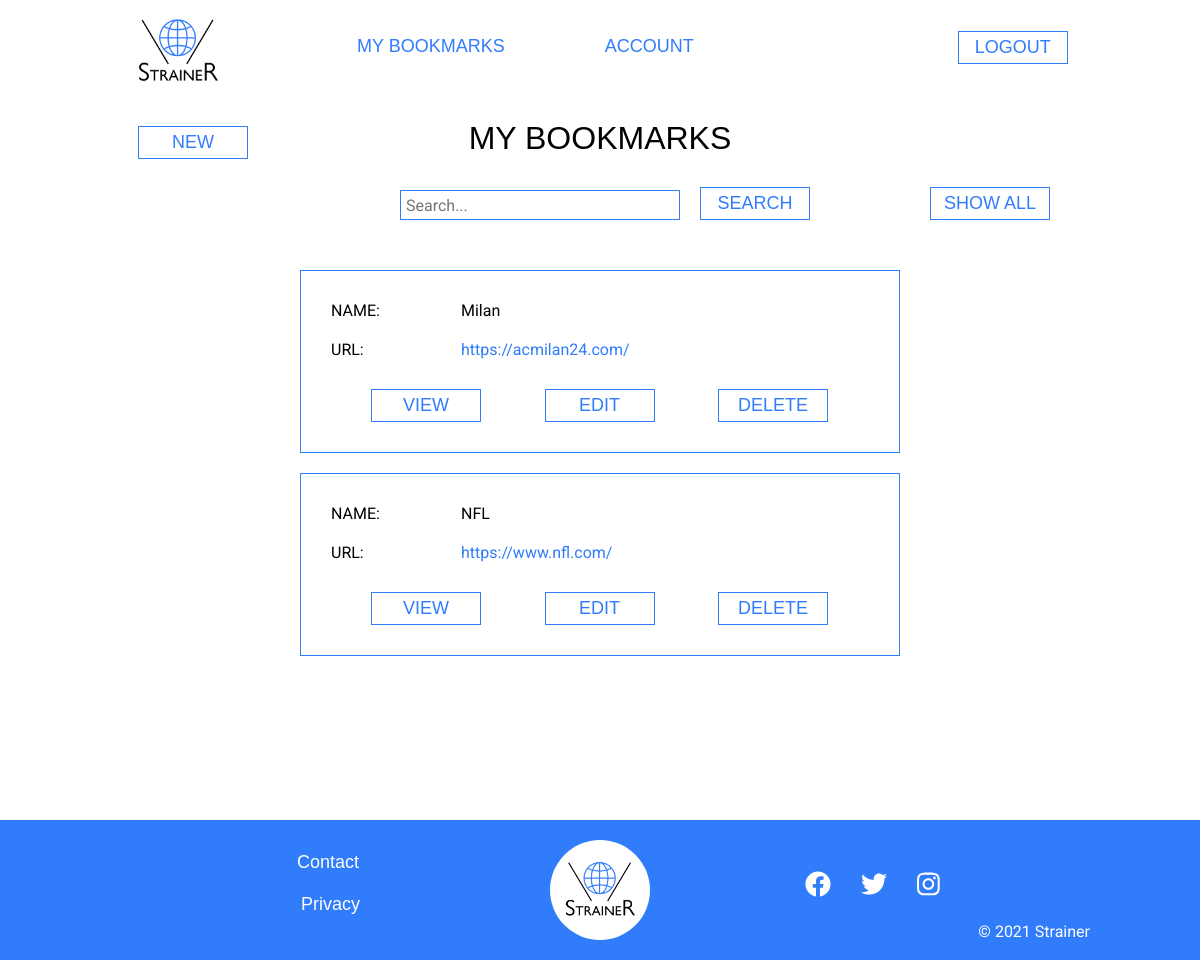
The app's page /my-bookmarks (signed in) with its own data.
### tables this page shows
CREATE TABLE bookmarks 
		(bookmark_id INTEGER PRIMARY KEY AUTOINCREMENT,
		name TEXT,
		category TEXT,
		url TEXT,
		notes TEXT,
		user_id INTEGER,
		FOREIGN KEY(user_id) REFERENCES users(user_id));

### views_auth.py (the view)
@views_auth.route('/my-bookmarks', methods=['GET','POST'])
@requires_login
def my_bookmarks():
	conn = sqlite3.connect(db_location)
	cursor = conn.cursor()
	query_user = "SELECT * FROM users WHERE email=?"
	cursor.execute(query_user,(session['email'],))
	user_info = cursor.fetchall()
	if user_info == []:
		pass
	else:
		session['user_id'] = user_info[0][0]
		user_id = user_info[0][0]
	user_id = session['user_id']
	if request.form.get('search_bookmark') == 'search_bookmark':
		search_term = request.form.get('search_term')
		conn = sqlite3.connect(db_location)
		cursor = conn.cursor()
		query_search = "SELECT * FROM bookmarks WHERE ((name LIKE ?) OR (category LIKE ?) OR (url LIKE ?) OR (notes LIKE ?)) AND user_id=? ORDER BY name";
		cursor.execute(query_search,(f"%{search_term}%",f"%{search_term}%",f"%{search_term}%",f"%{search_term}%",user_id))
		user_bookmarks_search = cursor.fetchall()
		conn.close()
		if user_bookmarks_search == []:
			user_bookmarks = user_bookmarks_search
			flash('Sorry, no specified bookmarks found. Please try again.', category='search_error')
		else:
			user_bookmarks = user_bookmarks_search
			flash('Result(s) for: "' + search_term + '"', category='search_success')
	elif request.form.get('show_all_bookmarks') == 'show_all_bookmarks':
		query_bookmarks = "SELECT * FROM bookmarks WHERE user_id=? ORDER BY name"
		cursor.execute(query_bookmarks,(user_id,))
		user_bookmarks = cursor.fetchall()
		conn.close()
	else:
		query_bookmarks = "SELECT * FROM bookmarks WHERE user_id=? ORDER BY name"
		cursor.execute(query_bookmarks,(user_id,))
		user_bookmarks = cursor.fetchall()
		conn.close()
	if request.form.get('view_bookmark') == 'view_bookmark':
		bookmark_id = request.form.get('hidden_bookmark_id')
		session['bookmark_id'] = bookmark_id
		return redirect(url_for('views_auth.view_bookmark'))
	if request.form.get('edit_bookmark') == 'edit_bookmark':
		bookmark_id = request.form.get('hidden_bookmark_id')
		session['bookmark_id'] = bookmark_id
		return redirect(url_for('views_auth.edit_bookmark'))
	if request.form.get('delete_bookmark') == 'delete_bookmark':
		bookmark_id = request.form.get('hidden_bookmark_id')
		session['bookmark_id'] = bookmark_id
		return redirect(url_for('views_auth.delete_bookmark'))
	return render_template("auth/my_bookmarks.html", user_bookmarks=user_bookmarks)

### __init__.py (called while the page is built)
def requires_login(f):
    @wraps(f)
    def decorated(*args,**kwargs):
        status = session.get('logged',False)
        if not status:
            return redirect(url_for('views_public.login'))
        return f(*args,**kwargs)
    return decorated

### templates/auth/my_bookmarks.html (shortened to what this page needs)
{% extends "base.html" %}
{% block content %}
	<div class="new-bookmark">
		<a href="/new-bookmark">NEW</a>
	</div>
	<h1>MY BOOKMARKS</h1>
	<div id="search-main-container">
		<div id="search-container">
			<form method="POST" autocomplete="off">
		        <input title="Search form - main navigation menu" type="text" name="search_term" placeholder="Search..." />
		        <button type="submit">SEARCH</button>
		    </form>
		</div>
		<div id="show-all-container">
			<form method="POST">
		        <button type="submit">SHOW ALL</button>
		    </form>
		</div>
	</div>
	<div id="my-bookmarks-main-container">
	{% for user_bookmark in user_bookmarks %}
		<div>
			<div>
				<p>NAME:</p>
				<p>{{ user_bookmark[1] }}</p>
				<p>URL:</p>
				<p><a href="{{ user_bookmark[3] }}" target="_blank">{{ user_bookmark[3] }}</a></p>
			</div>
			<div>
				<form method="POST">
					<button type="submit">VIEW</button>
				</form>
				<form method="POST">
					<button type="submit">EDIT</button>
				</form>
				<form method="POST">
					<button type="submit">DELETE</button>
				</form>
			</div>
		</div>
	{% endfor %}
	</div>
{% endblock %}

### static/css/main.css (style rules this page uses)
* { margin: 0; padding: 0; box-sizing: border-box; font-family: Roboto, Arial, sans-serif; -webkit-tap-highlight-color: rgba(0,0,0,0); -webkit-tap-highlight-color: transparent; }
body { background-color: #fff; color: #000; font-size: 16px; min-width: 275px; }
form { border: 1px solid #307cfb; width: 530px; height: auto; overflow: auto; margin: auto; margin-top: 40px; padding-top: 10px; padding-bottom: 30px; }
h1 { font-family: gill-sans-nova, sans-serif; font-style: normal; font-weight: 400; color: #000; text-align: center; }
div.new-bookmark { text-align: center; position: absolute; left: 0; right: 0; margin: auto; margin-top: 6px; width: 924px; }
div.new-bookmark a { font-size: 1.125em; font-family: gill-sans-nova, sans-serif; font-style: normal; font-weight: 400; text-decoration: none; color: #307cfb; background-color: #fff; border: 1px solid #307cfb; display: block; padding: 5px 10px; text-align: center; width: 110px; transition: color 0.4s, background-color 0.4s, border 0.4s; }
#search-main-container { width: 900px; margin: auto; margin-bottom: 20px; overflow: auto; }
#search-container { float: left; }
#show-all-container { float: right; }
#search-container form { margin-top: 20px; width: 700px; border: none; }
#search-container form input { width: 280px; height: 30px; float: left; margin-top: 3px; margin-left: 250px; border-radius: 0; font-size: 1em; font-family: Roboto, Arial, sans-serif; padding-left: 5px; padding-right: 5px; background-color: #fff; color: #000; border: 1px solid #307cfb; transition: border 0.4s; }
#search-container form button { display: block; font-size: 1.125em; font-family: gill-sans-nova, sans-serif; font-style: normal; font-weight: 400; color: #307cfb; background-color: #fff; padding: 5px 10px; width: 110px; float: left; margin-left: 20px; border: 1px solid #307cfb; transition: color 0.4s, background-color 0.4s, border 0.4s; }
#show-all-container form { margin-top: 20px; width: 150px; border: none; }
#show-all-container form button { display: block; font-size: 1.125em; font-family: gill-sans-nova, sans-serif; font-style: normal; font-weight: 400; color: #307cfb; background-color: #fff; padding: 5px 10px; width: 120px; float: right; margin-left: 20px; border: 1px solid #307cfb; transition: color 0.4s, background-color 0.4s, border 0.4s; }
#my-bookmarks-main-container { width: 1000px; }
#my-bookmarks-main-container > div { width: 600px; overflow: auto; margin: auto; margin-bottom: 20px; padding: 30px; border: 1px solid #307cfb; }
#my-bookmarks-main-container div div:nth-child(1) { width: auto; overflow: auto; }
#my-bookmarks-main-container div div:nth-child(1) p { float: left; margin-bottom: 20px; }
#my-bookmarks-main-container div div:nth-child(1) p:nth-child(1), #my-bookmarks-main-container div div:nth-child(1) p:nth-child(3) { width: 130px; }
#my-bookmarks-main-container div div:nth-child(1) p:nth-child(2), #my-bookmarks-main-container div div:nth-child(1) p:nth-child(4) { font-size: 1em; font-family: Roboto, Arial, sans-serif; color: #000; width: 400px; }
#my-bookmarks-main-container div div:nth-child(1) p:nth-child(4) a { text-decoration: none; color: #307cfb; transition: color 0.4s; }
#my-bookmarks-main-container div div:nth-child(2) { margin-top: 0; width: auto; overflow: auto; }
#my-bookmarks-main-container div div:nth-child(2) form { width: 179px; height: auto; float: left; margin-bottom: 0; margin-top: 0; border: none; padding-bottom: 0; }
#my-bookmarks-main-container div div:nth-child(2) form button { display: block; font-size: 1.125em; font-family: gill-sans-nova, sans-serif; font-style: normal; font-weight: 400; color: #307cfb; background-color: #fff; padding: 5px 10px; width: 110px; border: 1px solid #307cfb; margin-bottom: 0; transition: color 0.4s, background-color 0.4s, border 0.4s; }
#my-bookmarks-main-container div div:nth-child(2) form:nth-child(1) button { margin-left: 40px; }
#my-bookmarks-main-container div div:nth-child(2) form:nth-child(2) button { margin: auto; }
#my-bookmarks-main-container div div:nth-child(2) form:nth-child(3) button { margin-right: 40px; float: right; }

### records on screen
bookmarks: name "Milan", url "https://acmilan24.com/"
bookmarks: name "NFL", url "https://www.nfl.com/"
